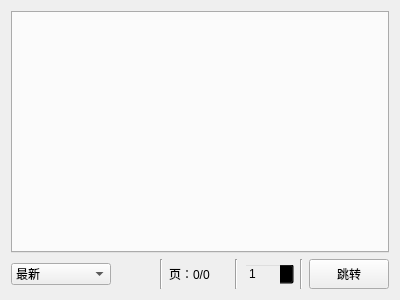
<?xml version="1.0" encoding="UTF-8"?>
<ui version="4.0">
 <class>Category</class>
 <widget class="QWidget" name="Category">
  <property name="geometry">
   <rect>
    <x>0</x>
    <y>0</y>
    <width>400</width>
    <height>300</height>
   </rect>
  </property>
  <property name="windowTitle">
   <string>分类</string>
  </property>
  <layout class="QVBoxLayout" name="verticalLayout">
   <item>
    <widget class="QTabWidget" name="tabWidget"/>
   </item>
   <item>
    <layout class="QHBoxLayout" name="horizontalLayout">
     <item>
      <widget class="QComboBox" name="sortCombox">
       <property name="enabled">
        <bool>true</bool>
       </property>
       <property name="minimumSize">
        <size>
         <width>100</width>
         <height>0</height>
        </size>
       </property>
       <item>
        <property name="text">
         <string>最新</string>
        </property>
       </item>
       <item>
        <property name="text">
         <string>总排行</string>
        </property>
       </item>
       <item>
        <property name="text">
         <string>月排行</string>
        </property>
       </item>
       <item>
        <property name="text">
         <string>周排行</string>
        </property>
       </item>
       <item>
        <property name="text">
         <string>日排行</string>
        </property>
       </item>
       <item>
        <property name="text">
         <string>最多图片</string>
        </property>
       </item>
       <item>
        <property name="text">
         <string>最多爱心</string>
        </property>
       </item>
      </widget>
     </item>
     <item>
      <spacer name="horizontalSpacer_2">
       <property name="orientation">
        <enum>Qt::Horizontal</enum>
       </property>
       <property name="sizeHint" stdset="0">
        <size>
         <width>40</width>
         <height>20</height>
        </size>
       </property>
      </spacer>
     </item>
     <item>
      <widget class="Line" name="line_4">
       <property name="orientation">
        <enum>Qt::Vertical</enum>
       </property>
      </widget>
     </item>
     <item>
      <widget class="QLabel" name="label">
       <property name="minimumSize">
        <size>
         <width>60</width>
         <height>30</height>
        </size>
       </property>
       <property name="maximumSize">
        <size>
         <width>16777215</width>
         <height>30</height>
        </size>
       </property>
       <property name="text">
        <string>页：0/0</string>
       </property>
      </widget>
     </item>
     <item>
      <widget class="Line" name="line_5">
       <property name="orientation">
        <enum>Qt::Vertical</enum>
       </property>
      </widget>
     </item>
     <item>
      <widget class="QSpinBox" name="spinBox">
       <property name="minimumSize">
        <size>
         <width>50</width>
         <height>0</height>
        </size>
       </property>
       <property name="styleSheet">
        <string notr="true">background-color:transparent;</string>
       </property>
       <property name="minimum">
        <number>1</number>
       </property>
       <property name="maximum">
        <number>1</number>
       </property>
      </widget>
     </item>
     <item>
      <widget class="Line" name="line_6">
       <property name="orientation">
        <enum>Qt::Vertical</enum>
       </property>
      </widget>
     </item>
     <item>
      <widget class="QPushButton" name="jumpPage">
       <property name="minimumSize">
        <size>
         <width>60</width>
         <height>30</height>
        </size>
       </property>
       <property name="maximumSize">
        <size>
         <width>16777215</width>
         <height>30</height>
        </size>
       </property>
       <property name="text">
        <string>跳转</string>
       </property>
      </widget>
     </item>
    </layout>
   </item>
  </layout>
 </widget>
 <resources/>
 <connections/>
</ui>
